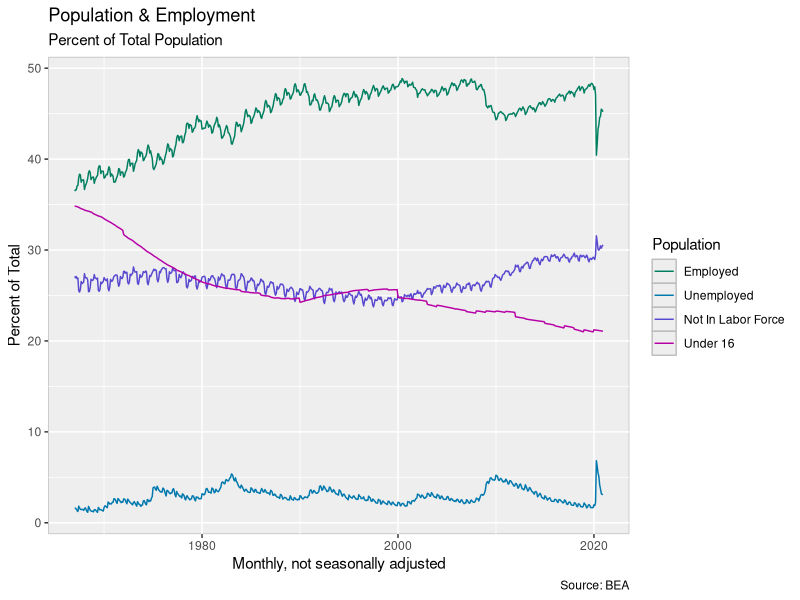

Recreate this plot in R. (Note: this script raises an error after producing the figure.)
# 20210130 - Examine Actual and potential RGDP

library(tidyverse)

df_m <- read_tsv("data/FacetsM.csv")

# transform data
df_m$LaborForceParticipationRate <- 100 * (df_m$LaborForce / df_m$PopOver16)
df_m$UnemploymentRate <- 100 * df_m$Unemployed / df_m$LaborForce

df_m$UnemployedPctP <- 100 * df_m$Unemployed /df_m$Population
df_m$Employed <- df_m$LaborForce - df_m$Unemployed
df_m$EmployedPctP <- 100 * df_m$Employed /df_m$Population
df_m$PopNotInLFPctP <- 100 * (df_m$PopOver16 - df_m$LaborForce) / df_m$Population
df_m$PopUnder16PctP <- 100 * (df_m$Population - df_m$PopOver16) / df_m$Population

# subset population percentages
df_m_pct <- df_m[,c("DATE","EmployedPctP", "UnemployedPctP",
                    "PopNotInLFPctP","PopUnder16PctP")]

# Reshape dataframe to graph multiple lines
# need to convert multiple variable to single with multiple categories

df_pop_cat <- gather(df_m_pct, 
                     key = "Population", 
                     value = "Percent", 
                     -DATE,
                     na.rm=FALSE)

# Fix names in Population Column
df_pop_cat$Population <- gsub("EmployedPctP", 
                              "Employed", 
                              df_pop_cat$Population)

df_pop_cat$Population <- gsub("PopNotInLFPctP", 
                              "Not In Labor Force", 
                              df_pop_cat$Population)

df_pop_cat$Population <- gsub("PopUnder16PctP", 
                              "Under 16", 
                              df_pop_cat$Population)

df_pop_cat$Population <- gsub("UnemployedPctP", 
                              "Unemployed", 
                              df_pop_cat$Population)

# Make 'Population' an ordered factor

df_pop_cat$Population <- ordered(df_pop_cat$Population,
                                 levels = c("Employed",
                                            "Unemployed",
                                            "Not In Labor Force",
                                            "Under 16"))


# Plot as categorical data to show legend


# KEEP THIS ONE!!!!!!! ####
ggplot(data = df_pop_cat, 
       aes(x=DATE, 
           color=Population, 
           y=Percent)) +
  #  geom_bar(position = "dodge", 
  #           stat = "identity") +
  geom_line() +
  #  scale_colour_brewer(palette = "RdPu") +
  scale_colour_hue(l = 40, 
                   h = c(160, 300) + 15,
                   c = 100) +
  theme(panel.background = element_rect(fill = "#eeeeee", colour = "grey")) +
  labs(title="Population & Employment", 
       y="Percent of Total", x="Monthly, not seasonally adjusted", 
       caption="Source: BEA") +
  labs(subtitle="Percent of Total Population")

#Try to make a bar chart with 4 variables
# Example
# library(ggplot2)
# library(tidyr)
# library(dplyr)
# df <- data.frame(table_name =c("a", "b","c"), 
#                  expected=runif(3), 
#                  observed=runif(3))
# gather(df, key, value, -table_name) %>% 
#   ggplot(aes(table_name, value, fill=key))+ 
#   geom_bar(stat="identity", position="dodge")

ggplot(data = df_pop_cat, 
       aes(x=DATE, y=Percent,
           fill = Population)) +
  geom_bar(position = "dodge") +
  scale_fill_brewer("RdPu") +
  theme(panel.background = element_rect(fill = "white", colour = "white")) +
  labs(title="Population & Employment", 
       y="Percent of Total", x="Mo/Yr", 
       caption="Source: BEA") +
  labs(subtitle="Legend: Top-Left Inside the Plot")


ggplot(data = df_pop_cat, 
       aes(x=DATE, y=Percent,
           fill = Population)) +
  geom_bar() +
  scale_fill_brewer("RdPu") +
  theme(panel.background = element_rect(fill = "white", colour = "white")) +
  labs(title="Population & Employment", 
       y="Percent of Total", x="Mo/Yr", 
       caption="Source: BEA") +
  labs(subtitle="Legend: Top-Left Inside the Plot")

# Try to rename. rescale,reorder variables

# graph stuff

ggplot(data = df_m, aes(x = DATE, y = PopOver16Pct)) +
  geom_line(fill="darkorchid")

ggplot(data = df_m, aes(x = DATE, y = LaborForcePct)) +
  geom_line(fill="darkorchid")

ggplot(data = df_m, aes(x = DATE, y = UnemployedPct)) +
  geom_col(fill="darkorchid")

ggplot(data = df_m, aes(x=DATE)) +
  geom_line(aes(y = PopOver16Pct), color = "darkorchid") + 
  geom_line(aes(y = LaborForcePct), color="steelblue", linetype="twodash")

ggplot(data = df_m, aes(x=DATE)) +
  geom_line(aes(y = PopOver16Pct), color = "darkorchid")+ 
  geom_line(aes(y = LaborForcePct), color="steelblue", linetype="twodash") +
  labs(title="Population Age 16 and Older", 
       y="Population >16", x="Year", 
       caption="Source: BEA") +
  theme(legend.title = element_text(size=12, color = "salmon", face="bold"),
        legend.justification=c(0,1), 
        legend.position=c(0.05, 0.95),
        legend.background = element_blank(),
        legend.key = element_blank()) + 
  labs(subtitle="Legend: Top-Left Inside the Plot")

# This works but colors are default
ggplot(data = df_pop_cat, 
       aes(x=DATE, y=Percent,
           fill = Population)) +
  geom_area() +
  scale_fill_brewer("RdPu") +
  theme(panel.background = element_rect(fill = "white", colour = "white")) +
  labs(title="Population & Employment", 
       y="Percent of Total", x="Mo/Yr", 
       caption="Source: BEA") +
  labs(subtitle="Legend: Top-Left Inside the Plot")

#testing version
#Greens
ggplot(data = df_pop_cat, 
       aes(x=DATE, 
           color=Population, 
           y=Percent)) +
  #  geom_bar(position = "dodge", 
  #           stat = "identity") +
  geom_line() +
  #  scale_colour_brewer(palette = "RdPu") +
  scale_colour_hue(l = 50, 
                   h = c(100, 150) + 15,
                   c = 50) +
  theme(panel.background = element_rect(fill = "white", colour = "white")) +
  labs(title="Population & Employment", 
       y="Percent of Total", x="Mo/Yr", 
       caption="Source: BEA") +
  labs(subtitle="Legend: Top-Left Inside the Plot")

  